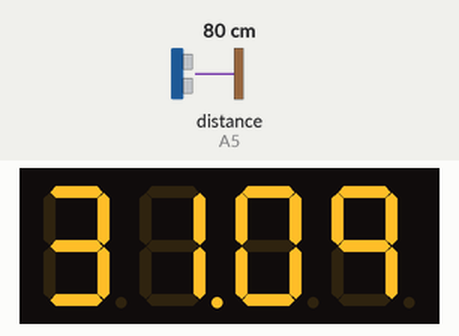
This sketch was run on a simulated Arduino Uno, built with avr-gcc and run on an emulated ATmega328P. Parts: 4-digit seven-segment display. Wiring (inferred from the names in the program): ultrasonic range finder: trigger A4; echo A5; 4-digit 7-segment display, segments lit when HIGH: segments pin 5, pin 6, pin 7, pin 8, pin 9, pin 10, pin 11, pin 12; digit selects A0, A1, A2, A3. The test bench sets the inputs (shaded band); at power-on: distance to the obstacle (sensor on A5) 80 cm. The echo pulse lasts 58.3 µs per cm; the segment pins are drawn as the display they are named for.

Above: at 1.2 s.
1.3 s: distance to the obstacle (sensor on A5) set to 299 cm
At 2.4 s:
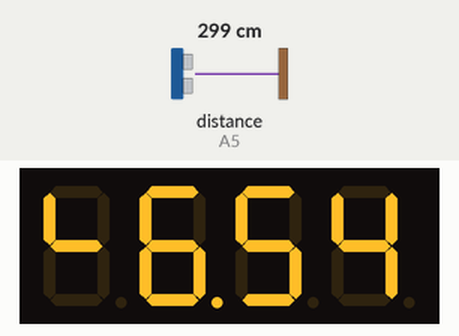
2.9 s: distance to the obstacle (sensor on A5) set to 2 cm
At 3.5 s:
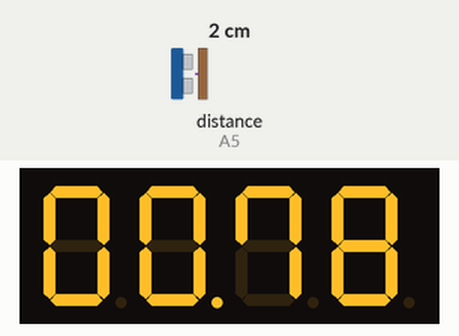
4.5 s: distance to the obstacle (sensor on A5) set to 18 cm
At 4.61 s:
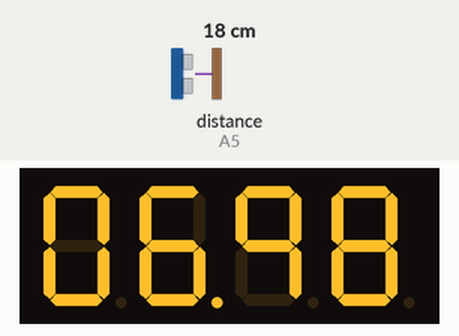
6.1 s: distance to the obstacle (sensor on A5) set to 4 cm
At 6.13 s:
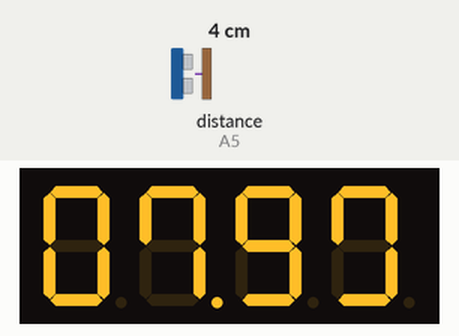
Timing chart, 0 to 8.6 s (numbered marks = the images above; inputs shaded):
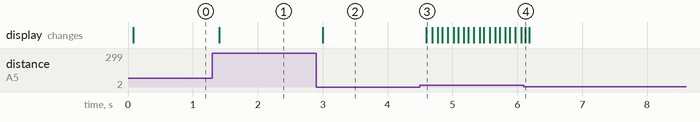

Measured:
- after the input at 1.3 s, the display: changes after 0.11 s (image 1)
- after the input at 2.9 s, the display: changes after 0.10 s (image 2)
- after the input at 4.5 s, the display: changes after 0.10 s (image 3)
- after the input at 6.1 s, the display: changes at once (image 4)

The sketch:

Ultrasonic_Sensor_To_Segment.ino
```cpp
#define trigPin A4
#define echoPin A5

byte digitPin[4]={A0,A1,A2,A3}; // digit
byte segPin[8]={5,6,7,8,9,10,11,12}; // a~g,dp
const int delayTime = 5;

byte data[] = {0xFC,0x60,0xDA,0xF2,0x66,0xB6,0xBE,0xE4,0xFE,0xE6};

int num = 0;
int n1000 = 0;
int n100 = 0;
int n10 = 0;
int n1 = 0;
int cnt = 0;

void setup() {
  // put your setup code here, to run once:
  pinMode(trigPin, OUTPUT);
  pinMode(echoPin, INPUT);

  for(int i=0;i<8;i++){
    pinMode(segPin[i], OUTPUT);
  }
  for(int j=0; j<4; j++){
    pinMode(digitPin[j], OUTPUT);
    digitalWrite(digitPin[j], HIGH);
  }
}

void loop() {
  // put your main code here, to run repeatedly:
  digitalWrite(trigPin, LOW);
  digitalWrite(echoPin, LOW);
  delayMicroseconds(2);
  digitalWrite(trigPin, HIGH);
  delayMicroseconds(5);
  digitalWrite(trigPin, LOW);
  unsigned long duration = pulseIn(echoPin, HIGH);
  float distance = ((float)(340 * duration) / 10000) / 2;
  num = 100*distance;    //(int)(duration * 100);
  num /= 2.54;
  n1000 = num/1000;
  n100 = num%1000/100;
  n10 = num%100/10;
  n1 = num%10;

  show(4, n1);
  delay(delayTime);
  show(3, n10);
  delay(delayTime);
  show(2, n100);
  delay(delayTime);
  show(1, n1000);
  delay(delayTime);
}

void show(int position, int number) { // 숫자 출력 사용자 정의 함수
  // 4자리 중 원하는 자리 선택
  for(int i = 0; i < 4; i++) {
    if(i + 1 == position) {
      digitalWrite(digitPin[i], LOW);
    } else {
      digitalWrite(digitPin[i], HIGH);
    }
  }

  // 8개 세그먼트 제어, 원하는 숫자 출력
  for(int i = 0; i < 8; i++) {
    byte segment = (data[number] & (0x01 << i)) >> i;
    if(segment == 1) {
      digitalWrite(segPin[7-i], HIGH);
      if(position == 2)
        digitalWrite(segPin[7], HIGH);
    } else {
      digitalWrite(segPin[7-i], LOW);
    }
  }
}
```
